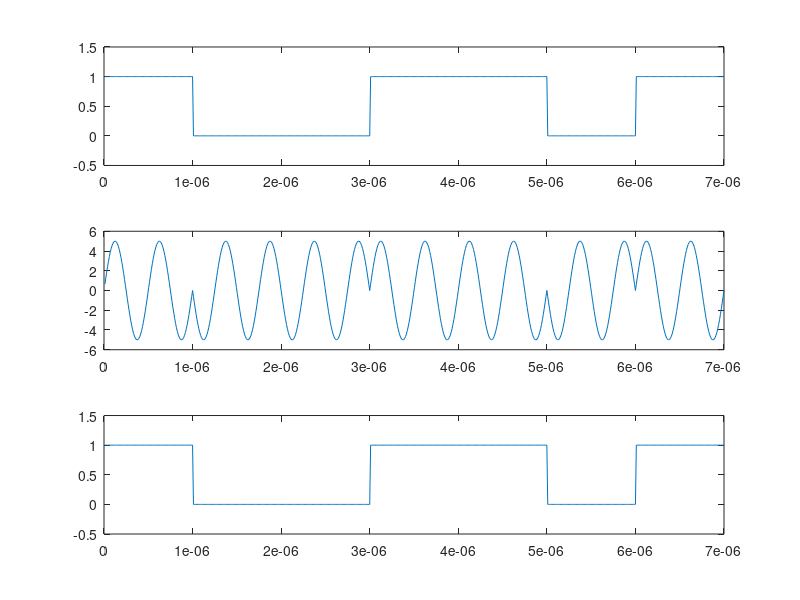

Recreate this plot in MATLAB.
%%psk
%% convertion of data to length;

x=[1 0 0 1 1 0 1];
bp=.000001;
bit=[];
for n=1:1:length(x)
    if x(n)==1
        se=ones(1,100);
    elseif x(n)==0
        se=zeros(1,100);
    end;
        bit=[bit se];
end;
t1=bp/100:bp/100:100*length(x)*(bp/100);
A=5;
br=1/bp;
f=br*2;
t2=bp/99:bp/99:bp;
ss=length(t2);
m=[];
for i=1:1:length(x)    %to convert to ask;
    if x(i)==1
        y=A*sin(2*pi*f*t2);
    elseif x(i)==0
        y=A*sin(2*pi*f*t2+pi);
    end;
    m= [m y];
end;
mn=[];
t=bp/99:bp/99:bp;
for n=ss:ss:length(m)
    y=sin(2*pi*f*t);
    mm=y.*m((n-(ss-1)):n);
    z=trapz(t,mm);
    zz=round(2*z/bp);
    if zz>0
        a=1;
    else
        a=0;
    end;
    mn=[mn a];
end;
disp(mn);

subplot(3,1,1);
plot(t1,bit);
axis([ 0 bp*length(x) -.5 1.5]);

subplot(3,1,2);
t3=bp/99:bp/99:bp*length(x);
subplot(3,1,2);
plot(t3,m);



bit=[];
for n=1:length(mn);
    if mn(n)==1;
       se=ones(1,100);
    else mn(n)==0;
        se=zeros(1,100);
    end
     bit=[bit se];
end
t4=bp/100:bp/100:100*length(mn)*(bp/100);
subplot(3,1,3)
plot(t4,bit);
axis([ 0 bp*length(mn) -.5 1.5]);

